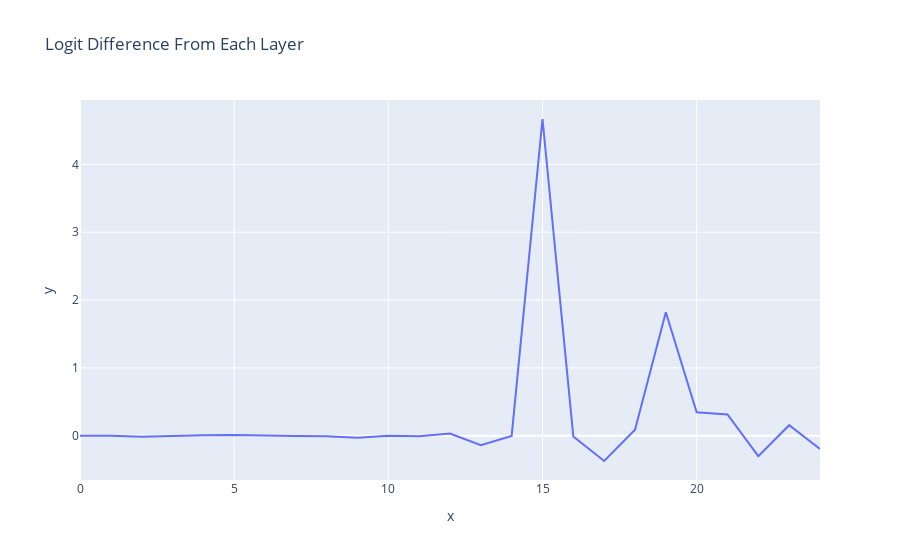

The notebook cell saved with this chart:
### Markdown cell above
### Layer Attribution

### Code cell
per_layer_residual, labels = clean_cache.decompose_resid(layer=-1, pos_slice=-1, return_labels=True)
per_layer_logit_diffs = residual_stack_to_logit_diff(per_layer_residual, logit_diff_directions, prompts, clean_cache)
line(per_layer_logit_diffs, hover_name=labels, title="Logit Difference From Each Layer")

### Figure 1 — Plotly figure (JSON) as saved in the notebook; plotly's stock layout.template omitted (floating-point values rounded to 4 significant figures)
{"data": [{"hovertemplate": "x=%{x}<br>y=%{y}<extra></extra>", "legendgroup": "", "line": {"color": "#636efa", "dash": "solid"}, "marker": {"symbol": "circle"}, "mode": "lines", "name": "", "orientation": "v", "showlegend": false, "type": "scatter", "x": [0, 1, 2, 3, 4, 5, 6, 7, 8, 9, 10, 11, 12, 13, 14, 15, 16, 17, 18, 19, 20, 21, 22, 23, 24], "xaxis": "x", "y": [0.001168, 0.0003451, -0.01439, 0.001872, 0.008613, 0.01171, 0.0005418, -0.004468, -0.007003, -0.02937, 0.001249, -0.00675, 0.03179, -0.1388, -0.002731, 4.668, -0.01071, -0.372, 0.08989, 1.821, 0.3463, 0.3131, -0.3007, 0.156, -0.1942], "yaxis": "y"}], "layout": {"legend": {"tracegroupgap": 0}, "title": {"text": "Logit Difference From Each Layer"}, "xaxis": {"anchor": "y", "domain": [0, 1], "title": {"text": "x"}}, "yaxis": {"anchor": "x", "domain": [0, 1], "title": {"text": "y"}}}}
